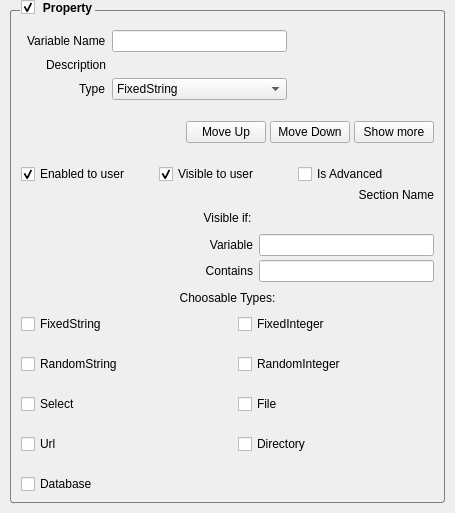
<?xml version="1.0" encoding="UTF-8"?>
<ui version="4.0">
 <class>DesignResourceWidget</class>
 <widget class="QGroupBox" name="DesignResourceWidget">
  <property name="geometry">
   <rect>
    <x>0</x>
    <y>0</y>
    <width>455</width>
    <height>513</height>
   </rect>
  </property>
  <property name="minimumSize">
   <size>
    <width>0</width>
    <height>0</height>
   </size>
  </property>
  <property name="windowTitle">
   <string notr="true">GroupBox</string>
  </property>
  <property name="styleSheet">
   <string notr="true">QGroupBox {
   border: 1px solid gray;
   border-radius: 3px;
   margin: 10px;
   padding: 4px;
   font-weight: bold;
}
QGroupBox::title {
     subcontrol-origin: margin;
     subcontrol-position: top left; 
   padding:1px;
   left: 20px;
 }
QGroupBox::indicator:checked {
     image: url(:/engine/images/stop_small.png);
 }</string>
  </property>
  <property name="title">
   <string>Property</string>
  </property>
  <property name="alignment">
   <set>Qt::AlignLeading|Qt::AlignLeft|Qt::AlignVCenter</set>
  </property>
  <property name="flat">
   <bool>true</bool>
  </property>
  <property name="checkable">
   <bool>true</bool>
  </property>
  <property name="checked">
   <bool>true</bool>
  </property>
  <layout class="QVBoxLayout" name="verticalLayout_3">
   <property name="spacing">
    <number>4</number>
   </property>
   <property name="leftMargin">
    <number>6</number>
   </property>
   <property name="topMargin">
    <number>6</number>
   </property>
   <property name="rightMargin">
    <number>6</number>
   </property>
   <property name="bottomMargin">
    <number>4</number>
   </property>
   <item>
    <layout class="QHBoxLayout" name="horizontalLayout_2">
     <property name="leftMargin">
      <number>6</number>
     </property>
     <property name="topMargin">
      <number>9</number>
     </property>
     <property name="rightMargin">
      <number>6</number>
     </property>
     <property name="bottomMargin">
      <number>0</number>
     </property>
     <item>
      <layout class="QFormLayout" name="formLayout">
       <property name="sizeConstraint">
        <enum>QLayout::SetDefaultConstraint</enum>
       </property>
       <property name="fieldGrowthPolicy">
        <enum>QFormLayout::AllNonFixedFieldsGrow</enum>
       </property>
       <property name="labelAlignment">
        <set>Qt::AlignRight|Qt::AlignTrailing|Qt::AlignVCenter</set>
       </property>
       <property name="formAlignment">
        <set>Qt::AlignRight|Qt::AlignTop|Qt::AlignTrailing</set>
       </property>
       <property name="horizontalSpacing">
        <number>6</number>
       </property>
       <property name="verticalSpacing">
        <number>6</number>
       </property>
       <item row="0" column="0">
        <widget class="QLabel" name="label">
         <property name="text">
          <string>Variable Name</string>
         </property>
        </widget>
       </item>
       <item row="0" column="1">
        <widget class="QLineEdit" name="lineEdit">
         <property name="minimumSize">
          <size>
           <width>175</width>
           <height>0</height>
          </size>
         </property>
         <property name="maximumSize">
          <size>
           <width>175</width>
           <height>16777215</height>
          </size>
         </property>
        </widget>
       </item>
       <item row="1" column="0">
        <widget class="QLabel" name="label_2">
         <property name="text">
          <string>Description</string>
         </property>
         <property name="alignment">
          <set>Qt::AlignRight|Qt::AlignTrailing|Qt::AlignVCenter</set>
         </property>
        </widget>
       </item>
       <item row="2" column="0">
        <widget class="QLabel" name="label_3">
         <property name="text">
          <string>Type</string>
         </property>
        </widget>
       </item>
       <item row="2" column="1">
        <widget class="QComboBox" name="comboBox">
         <property name="minimumSize">
          <size>
           <width>107</width>
           <height>0</height>
          </size>
         </property>
         <property name="maximumSize">
          <size>
           <width>175</width>
           <height>16777215</height>
          </size>
         </property>
         <property name="styleSheet">
          <string notr="true"/>
         </property>
         <property name="currentText">
          <string notr="true">FixedString</string>
         </property>
         <property name="iconSize">
          <size>
           <width>20</width>
           <height>16</height>
          </size>
         </property>
         <item>
          <property name="text">
           <string>FixedString</string>
          </property>
          <property name="icon">
           <iconset>
            <normaloff>:/engine/images/Types/Blank.png</normaloff>:/engine/images/Types/Blank.png</iconset>
          </property>
         </item>
         <item>
          <property name="text">
           <string>FixedInteger</string>
          </property>
          <property name="icon">
           <iconset>
            <normaloff>:/engine/images/Types/Blank.png</normaloff>:/engine/images/Types/Blank.png</iconset>
          </property>
         </item>
         <item>
          <property name="text">
           <string>RandomString</string>
          </property>
          <property name="icon">
           <iconset>
            <normaloff>:/engine/images/Types/Blank.png</normaloff>:/engine/images/Types/Blank.png</iconset>
          </property>
         </item>
         <item>
          <property name="text">
           <string>RandomInteger</string>
          </property>
          <property name="icon">
           <iconset>
            <normaloff>:/engine/images/Types/Blank.png</normaloff>:/engine/images/Types/Blank.png</iconset>
          </property>
         </item>
         <item>
          <property name="text">
           <string>Select</string>
          </property>
          <property name="icon">
           <iconset>
            <normaloff>:/engine/images/Types/Blank.png</normaloff>:/engine/images/Types/Blank.png</iconset>
          </property>
         </item>
         <item>
          <property name="text">
           <string>LinesFromFile</string>
          </property>
          <property name="icon">
           <iconset>
            <normaloff>:/engine/images/Types/Blank.png</normaloff>:/engine/images/Types/Blank.png</iconset>
          </property>
         </item>
         <item>
          <property name="text">
           <string>LinesFromUrl</string>
          </property>
          <property name="icon">
           <iconset>
            <normaloff>:/engine/images/Types/Blank.png</normaloff>:/engine/images/Types/Blank.png</iconset>
          </property>
         </item>
         <item>
          <property name="text">
           <string>FilesFromDirectory</string>
          </property>
          <property name="icon">
           <iconset>
            <normaloff>:/engine/images/Types/Blank.png</normaloff>:/engine/images/Types/Blank.png</iconset>
          </property>
         </item>
         <item>
          <property name="text">
           <string>Database</string>
          </property>
         </item>
        </widget>
       </item>
       <item row="1" column="1">
        <layout class="QVBoxLayout" name="descriptionLayout">
         <property name="spacing">
          <number>0</number>
         </property>
        </layout>
       </item>
      </layout>
     </item>
    </layout>
   </item>
   <item>
    <widget class="ChooserResourceWidget" name="ChooserWidget" native="true">
     <property name="sizePolicy">
      <sizepolicy hsizetype="MinimumExpanding" vsizetype="Preferred">
       <horstretch>0</horstretch>
       <verstretch>0</verstretch>
      </sizepolicy>
     </property>
     <property name="minimumSize">
      <size>
       <width>0</width>
       <height>0</height>
      </size>
     </property>
     <property name="styleSheet">
      <string notr="true"/>
     </property>
    </widget>
   </item>
   <item>
    <layout class="QHBoxLayout" name="horizontalLayout">
     <item>
      <spacer name="horizontalSpacer">
       <property name="orientation">
        <enum>Qt::Horizontal</enum>
       </property>
       <property name="sizeHint" stdset="0">
        <size>
         <width>40</width>
         <height>20</height>
        </size>
       </property>
      </spacer>
     </item>
     <item>
      <widget class="QPushButton" name="ButtonUp">
       <property name="text">
        <string>Move Up</string>
       </property>
       <property name="icon">
        <iconset resource="engine.qrc">
         <normaloff>:/engine/images/up.png</normaloff>:/engine/images/up.png</iconset>
       </property>
      </widget>
     </item>
     <item>
      <widget class="QPushButton" name="ButtonDown">
       <property name="text">
        <string>Move Down</string>
       </property>
       <property name="icon">
        <iconset resource="engine.qrc">
         <normaloff>:/engine/images/down.png</normaloff>:/engine/images/down.png</iconset>
       </property>
      </widget>
     </item>
     <item>
      <widget class="QPushButton" name="ButtonMore">
       <property name="text">
        <string>Show more</string>
       </property>
      </widget>
     </item>
    </layout>
   </item>
   <item>
    <widget class="DesignChooserResourceWidget" name="MoreChooserWidget" native="true"/>
   </item>
   <item>
    <layout class="QHBoxLayout" name="horizontalLayout_3">
     <property name="spacing">
      <number>2</number>
     </property>
     <item>
      <widget class="QCheckBox" name="checkBox_2">
       <property name="text">
        <string>Enabled to user</string>
       </property>
       <property name="checked">
        <bool>true</bool>
       </property>
      </widget>
     </item>
     <item>
      <widget class="QCheckBox" name="checkBox">
       <property name="text">
        <string>Visible to user</string>
       </property>
       <property name="checked">
        <bool>true</bool>
       </property>
      </widget>
     </item>
     <item>
      <widget class="QCheckBox" name="CheckBoxIsAdvanced">
       <property name="text">
        <string>Is Advanced</string>
       </property>
      </widget>
     </item>
    </layout>
   </item>
   <item>
    <layout class="QHBoxLayout" name="horizontalLayout_4">
     <item>
      <widget class="QLabel" name="label_5">
       <property name="text">
        <string>Section Name</string>
       </property>
       <property name="alignment">
        <set>Qt::AlignRight|Qt::AlignTrailing|Qt::AlignVCenter</set>
       </property>
      </widget>
     </item>
     <item>
      <layout class="QVBoxLayout" name="sectionNameLayout">
       <property name="spacing">
        <number>0</number>
       </property>
      </layout>
     </item>
    </layout>
   </item>
   <item>
    <layout class="QHBoxLayout" name="horizontalLayout_5">
     <property name="topMargin">
      <number>5</number>
     </property>
     <property name="bottomMargin">
      <number>5</number>
     </property>
     <item>
      <widget class="QLabel" name="label_6">
       <property name="text">
        <string>Visible if:</string>
       </property>
       <property name="alignment">
        <set>Qt::AlignCenter</set>
       </property>
      </widget>
     </item>
    </layout>
   </item>
   <item>
    <layout class="QHBoxLayout" name="horizontalLayout_6">
     <property name="spacing">
      <number>6</number>
     </property>
     <item>
      <widget class="QLabel" name="label_7">
       <property name="text">
        <string>Variable</string>
       </property>
       <property name="alignment">
        <set>Qt::AlignRight|Qt::AlignTrailing|Qt::AlignVCenter</set>
       </property>
      </widget>
     </item>
     <item>
      <widget class="QLineEdit" name="lineEdit_VisibilityVariable">
       <property name="minimumSize">
        <size>
         <width>175</width>
         <height>0</height>
        </size>
       </property>
       <property name="maximumSize">
        <size>
         <width>175</width>
         <height>16777215</height>
        </size>
       </property>
      </widget>
     </item>
    </layout>
   </item>
   <item>
    <layout class="QHBoxLayout" name="horizontalLayout_7">
     <property name="spacing">
      <number>6</number>
     </property>
     <item>
      <widget class="QLabel" name="label_8">
       <property name="text">
        <string>Contains</string>
       </property>
       <property name="alignment">
        <set>Qt::AlignRight|Qt::AlignTrailing|Qt::AlignVCenter</set>
       </property>
      </widget>
     </item>
     <item>
      <widget class="QLineEdit" name="lineEdit_VisibilityContains">
       <property name="minimumSize">
        <size>
         <width>175</width>
         <height>0</height>
        </size>
       </property>
       <property name="maximumSize">
        <size>
         <width>175</width>
         <height>16777215</height>
        </size>
       </property>
      </widget>
     </item>
    </layout>
   </item>
   <item>
    <layout class="QVBoxLayout" name="verticalLayout_2">
     <property name="topMargin">
      <number>5</number>
     </property>
     <property name="bottomMargin">
      <number>5</number>
     </property>
     <item>
      <widget class="QLabel" name="label_4">
       <property name="text">
        <string>Choosable Types:</string>
       </property>
       <property name="alignment">
        <set>Qt::AlignCenter</set>
       </property>
       <property name="margin">
        <number>0</number>
       </property>
      </widget>
     </item>
    </layout>
   </item>
   <item>
    <layout class="QGridLayout" name="gridLayout">
     <property name="spacing">
      <number>20</number>
     </property>
     <item row="3" column="1">
      <widget class="QCheckBox" name="checkBox_Directory">
       <property name="text">
        <string>Directory</string>
       </property>
      </widget>
     </item>
     <item row="0" column="1">
      <widget class="QCheckBox" name="checkBox_FixedInteger">
       <property name="text">
        <string>FixedInteger</string>
       </property>
       <property name="checked">
        <bool>false</bool>
       </property>
      </widget>
     </item>
     <item row="2" column="1">
      <widget class="QCheckBox" name="checkBox_File">
       <property name="text">
        <string>File</string>
       </property>
      </widget>
     </item>
     <item row="0" column="0">
      <widget class="QCheckBox" name="checkBox_FixedString">
       <property name="text">
        <string>FixedString</string>
       </property>
       <property name="checked">
        <bool>false</bool>
       </property>
       <property name="tristate">
        <bool>false</bool>
       </property>
      </widget>
     </item>
     <item row="1" column="1">
      <widget class="QCheckBox" name="checkBox_RandomInteger">
       <property name="text">
        <string>RandomInteger</string>
       </property>
      </widget>
     </item>
     <item row="3" column="0">
      <widget class="QCheckBox" name="checkBox_Url">
       <property name="text">
        <string>Url</string>
       </property>
      </widget>
     </item>
     <item row="1" column="0">
      <widget class="QCheckBox" name="checkBox_RandomString">
       <property name="text">
        <string>RandomString</string>
       </property>
      </widget>
     </item>
     <item row="2" column="0">
      <widget class="QCheckBox" name="checkBox_Select">
       <property name="text">
        <string>Select</string>
       </property>
      </widget>
     </item>
     <item row="4" column="0">
      <widget class="QCheckBox" name="checkBox_Database">
       <property name="text">
        <string>Database</string>
       </property>
      </widget>
     </item>
    </layout>
   </item>
  </layout>
 </widget>
 <customwidgets>
  <customwidget>
   <class>ChooserResourceWidget</class>
   <extends>QWidget</extends>
   <header>chooserresourcewidget.h</header>
   <container>1</container>
  </customwidget>
  <customwidget>
   <class>DesignChooserResourceWidget</class>
   <extends>QWidget</extends>
   <header>designchooserresourcewidget.h</header>
   <container>1</container>
  </customwidget>
 </customwidgets>
 <resources>
  <include location="engine.qrc"/>
 </resources>
 <connections/>
</ui>
